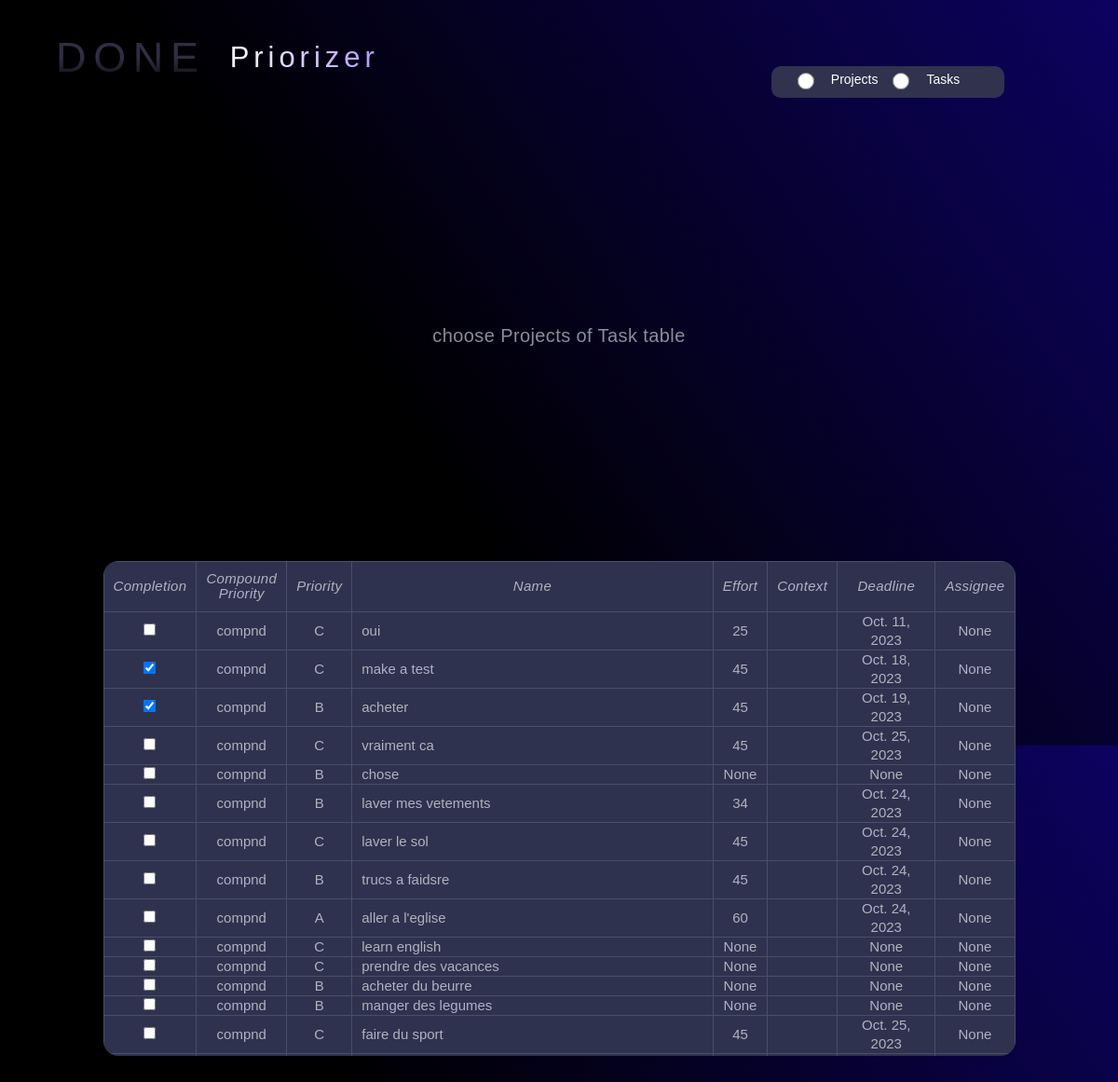
The app's page /prioritizer/ (upper part), older data.
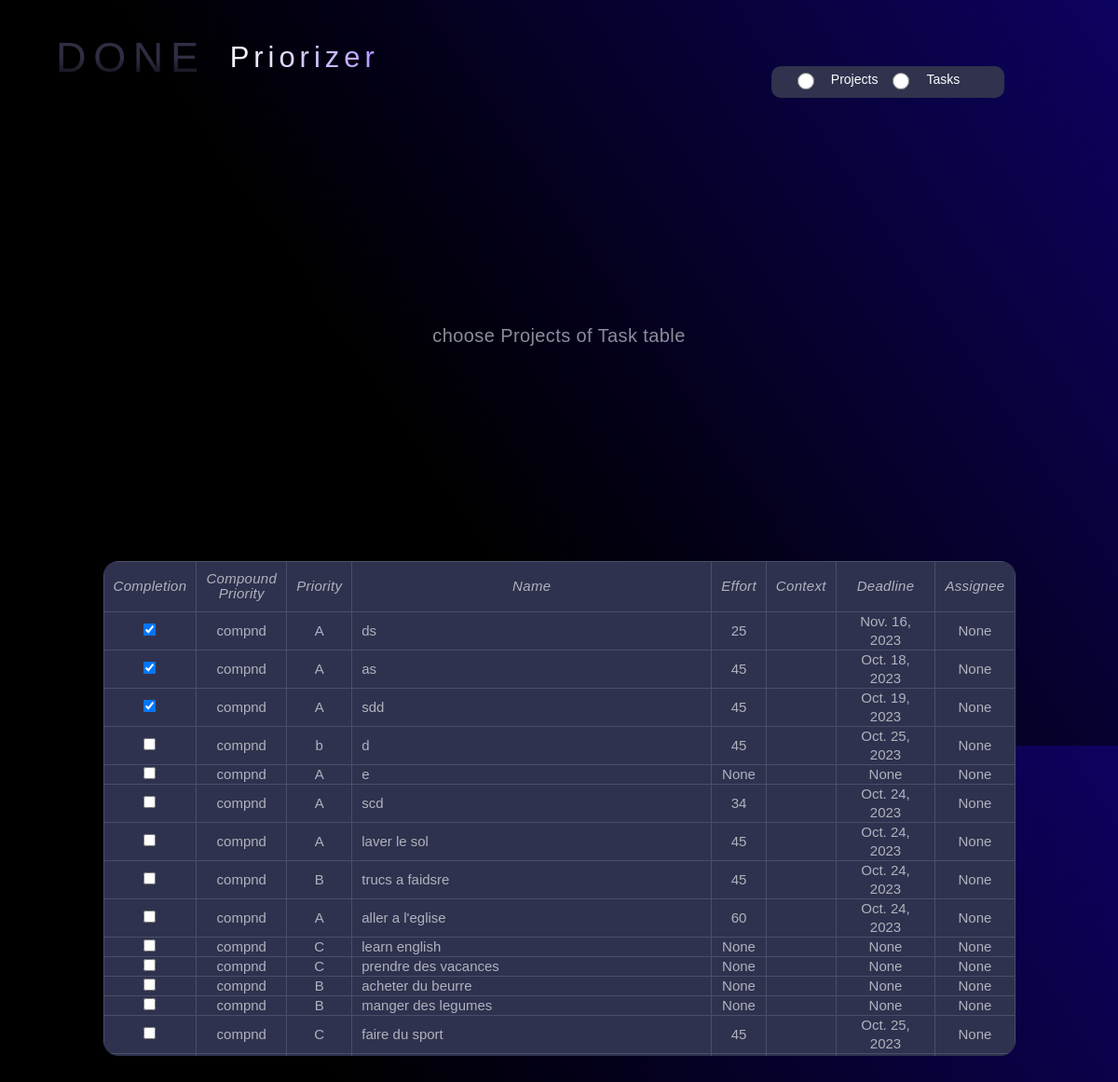
The same page, newer data.
### tasks/models.py (models this page shows)
class Tasks(models.Model):
    PRIORITIES = [
        ("A", "A"),
        ("B", "B"),
        ("C", "C"),
        ("D", "D"),
    ]
    STATUSES = [
        ("Co", "Completed"),
        ("Cn", "Cancelled"),
        ("De", "Delegated"),
        ("Ip", "In Process"),
        ("Ns", "Not Started"),
        ("Wa", "Wait for"),
    ]
    priority = models.CharField(max_length=1, choices=PRIORITIES, null=True, blank=True)
    status = models.CharField(max_length=2, choices=STATUSES, default='Ns')
    complete = models.BooleanField(default=False)
    name = models.CharField(max_length=200)
    deadline = models.DateField(null=True, blank=True)
    context = models.ForeignKey(Context, on_delete=models.CASCADE,null=True, blank=True)
    effort = models.IntegerField(null=True, blank=True)
    assignee = models.ForeignKey(Assignee, on_delete=models.CASCADE, null=True, blank=True)
    parent = models.ForeignKey(Projects, on_delete=models.CASCADE, null=True, blank=True)
    new_task = models.BooleanField(default=True)

### tasks/views.py (the view)
# urls.py: path('prioritizer/', views.Prioritizer, name="prioritizer"),
def Prioritizer(request):
    all_tasks=Tasks.objects.all()
    all_projects=Projects.objects.all()
    return render(request,"tasks/prioritizer.html",{'tasks':all_tasks,'projects':all_projects})

### tasks/templates/tasks/prioritizer.html (shortened to what this page needs)
{% extends 'base.html' %}
{% load static %}
{% block data-wf %}data-wf-page="653fc2444491a35371971509" data-wf-site="652482ea837db348b1939c93"{% endblock data-wf %}
{% load widget_tweaks %}
{% block content %}
  <div class="main-section">
    <div class="form-block-header w-form">
      <form id="wf-form-selector" name="wf-form-selector" data-name="selector" method="post" class="form-2" data-wf-page-id="653fc2444491a35371971509" data-wf-element-id="89f1164f-914e-c1bf-ad36-09a1e20dd3f5">
        <div class="nto-header-div medium">
          <div class="nto-hrd-div centered">
            <div class="nto-hdr">
              <div class="done-logo-small">DONE</div>
              <div class="hdr-2">Priorizer</div>
            </div>
          </div>
          <div class="nto-inpt-slct-div horizontal single-line"><label data-w-id="89f1164f-914e-c1bf-ad36-09a1e20dd40a" class="radio-btn-field w-radio"><input type="radio" id="project-2" name="input-type" value="project" data-name="input type" class="w-form-formradioinput radio-btn w-radio-input"><span class="menu-txt w-form-label" for="project-2">Projects</span></label><label data-w-id="89f1164f-914e-c1bf-ad36-09a1e20dd40e" class="radio-btn-field w-radio"><input type="radio" id="not-actionable" name="input-type" value="not actionable" data-name="input type" class="w-form-formradioinput radio-btn w-radio-input"><span class="radio-button-label w-form-label" for="not-actionable">Tasks</span></label></div>
        </div>
      </form>
    </div>
    <div data-w-id="0ad156d8-e1d7-1bb0-dce7-4d0941c0a634" class="hint-block">
      <div class="project-name">choose Projects of Task table</div>
    </div>
    <div data-w-id="e5de06c0-062f-37c2-782f-937d60c8eb3a" class="tbl-frame">
      <table class="task-table_component">
        <thead class="task-table_head">
          <tr class="task-table_row">
            <th class="tbl-hdr" data-sort="completion">Completion</th>
            <th class="tbl-hdr" data-sort="compound">Compound <br>Priority</th>
            <th class="tbl-hdr" data-sort="priority">Priority</th>
            <th class="tbl-hdr" data-sort="name">Name</th>
            <th class="tbl-hdr" data-sort="effort">Effort</th>
            <th class="tbl-hdr" data-sort="context">Context</th>
            <th class="tbl-hdr" data-sort="deadline">Deadline</th>
            <th class="tbl-hdr" data-sort="assignee">Assignee</th>
          </tr>
        </thead>
          {% for task in tasks %}
          <tr>
              <td class="editable tbl-cell centered" data-id="{{ task.id }}" data-type="complete">
                {% if task.complete %}
                <input type="checkbox" class="input-data form-control" checked>
                {% else %}
                    <input type="checkbox" class="input-data form-control">
                {% endif %}
              </td>
              <td class="editable tbl-cell centered" data-id="{{ task.id }}" data-type="compound">compnd</td>
              <td class="editable tbl-cell centered" data-id="{{ task.id }}" data-type="priority">{{ task.priority }}</td>
              <td class="editable tbl-cell" data-id="{{ task.id }}" data-type="name">{{ task.name }}</td>
              <td class="editable tbl-cell centered" data-id="{{ task.id }}" data-type="effort">{{ task.effort }}</td>
              <td class="editable tbl-cell centered" data-id="{{ task.id }}" data-type="context">{{ task.contex }}</td>
              <td class="editable tbl-cell centered" data-id="{{ task.id }}" data-type="deadline">{{ task.deadline }}</td>
              <td class="editable tbl-cell centered" data-id="{{ task.id }}" data-type="assignee">{{ task.assignee }}</td>
          </tr>
          {% endfor %}
      </table>
    </div>
  </div>
  {% endblock content %}

### templates/base.html (shortened to what this page needs)
{% load static %}
{% load widget_tweaks %}
<!DOCTYPE html>
<html {% block data-wf %}{% endblock data-wf %}>
<head>
  <link rel="stylesheet" href="{% static 'tasks/normalize.css' %}" />
  <link rel="stylesheet" href="{% static 'tasks/webflow.css' %}" />
  <link rel="stylesheet" href="{% static 'tasks/done-the-app.webflow.css' %}" />
</head>
  <body class="body">
    {% block content %}
    {% endblock content %}
  </body>
</html>

### tasks/static/tasks/webflow.css (style rules this page uses)
* { -webkit-box-sizing: border-box; -moz-box-sizing: border-box; box-sizing: border-box; }
html { height: 100%; }
body { margin: 0; min-height: 100%; background-color: #fff; font-family: Arial, sans-serif; font-size: 14px; line-height: 20px; color: #333; }
.w-form { margin: 0 0 15px; }
label { display: block; margin-bottom: 5px; font-weight: bold; }
.w-form-label { display: inline-block; cursor: pointer; font-weight: normal; margin-bottom: 0px; }
.w-radio { display: block; margin-bottom: 5px; padding-left: 20px; }
.w-radio:before, .w-radio:after { content: " "; display: table; grid-column-start: 1; grid-row-start: 1; grid-column-end: 2; grid-row-end: 2; }
.w-radio:after { clear: both; }
.w-radio-input { margin: 4px 0 0; line-height: normal; float: left; margin-left: -20px; }
.w-radio-input { margin-top: 3px; }

Row changes from the older to the newer data that the page shows:
changed Tasks: priority "C" → "A"; name "oui" → "ds"; deadline "Oct. 11, 2023" → "Nov. 16, 2023"; value "☐" → "☑"
changed Tasks "Oct. 18, 2023": priority "C" → "A"; name "make a test" → "as"
changed Tasks: priority "B" → "A"; name "acheter" → "sdd"
changed Tasks (number 4 of 15 on the later page): priority "C" → "b"; name "vraiment ca" → "d"
changed Tasks (number 5 of 15 on the later page): priority "B" → "A"; name "chose" → "e"
changed Tasks: priority "B" → "A"; name "laver mes vetements" → "scd"
changed Tasks "laver le sol": priority "C" → "A"
